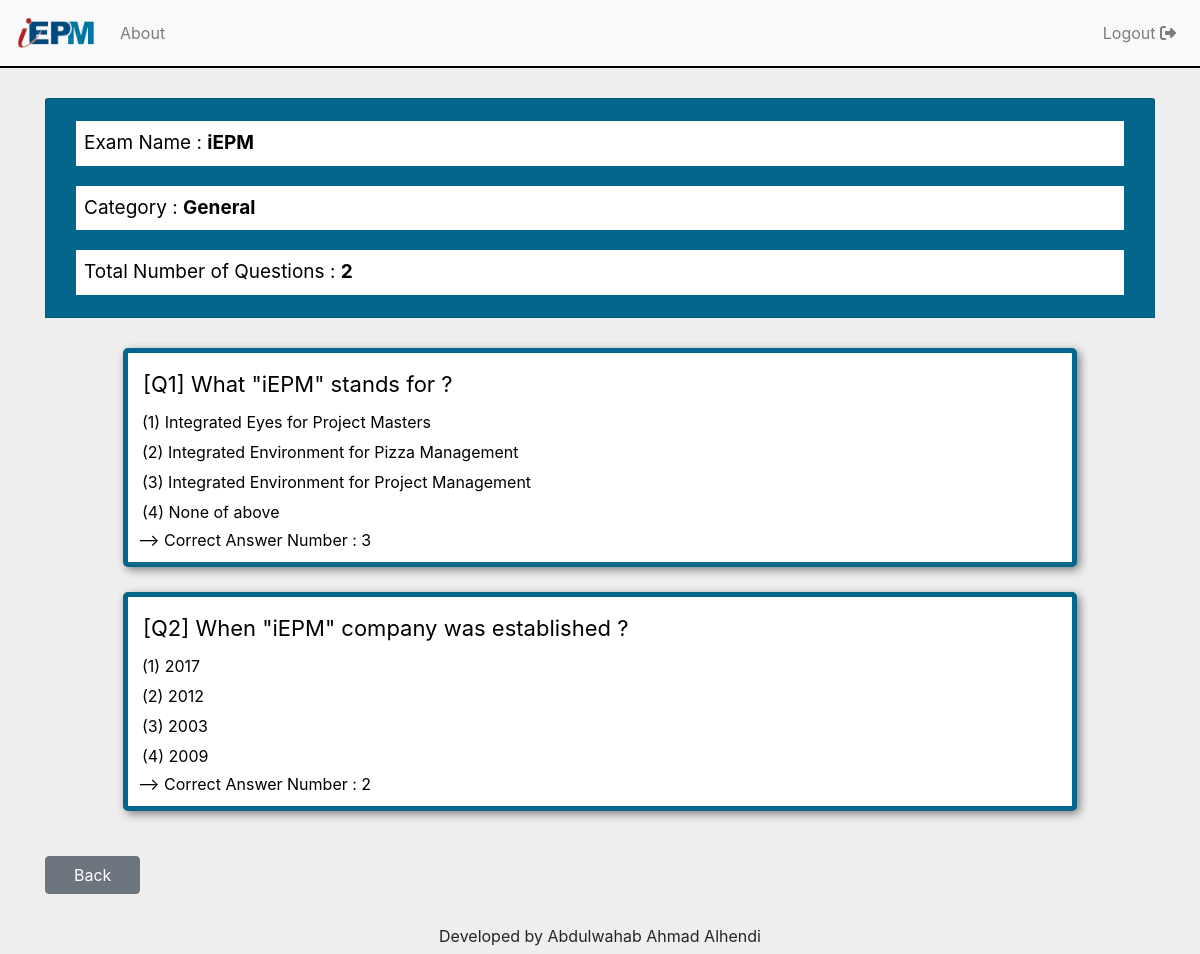
The app's page /manage_exam/179/show_exam/, older data.
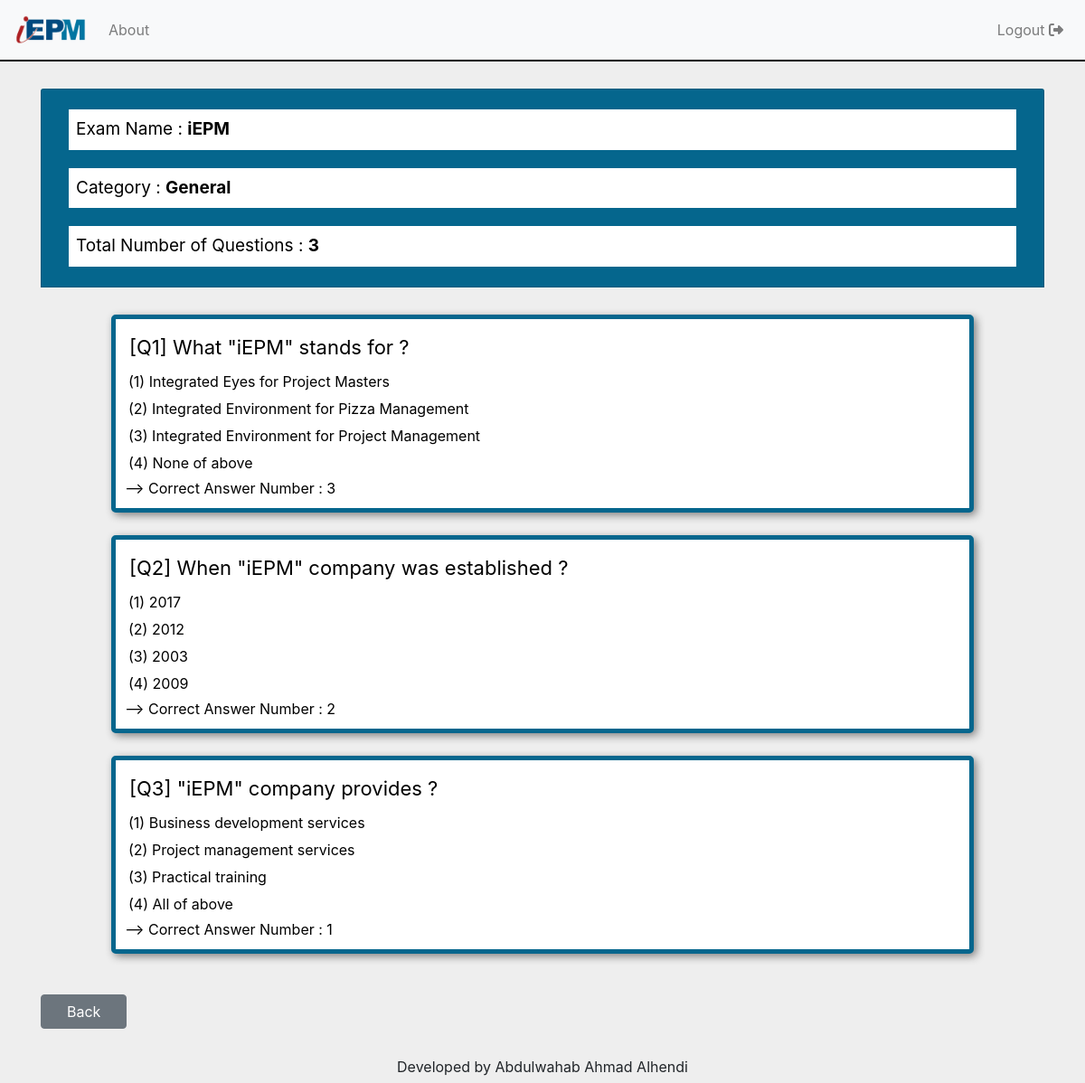
The same page, newer data.
### main_app/models.py (models this page shows, shortened)
class Exam(models.Model):
    examiner = models.ForeignKey(MyUser, on_delete=models.CASCADE, related_name='exams')
    exam_name = models.CharField(max_length=255)
    slug = models.SlugField(null=True, blank=True)
    category = models.CharField(max_length=255)
    exam_creation_date = models.DateTimeField(default=timezone.datetime.now())
    is_published = models.BooleanField(default=False)
    students = models.ManyToManyField(MyUser, related_name='+')
    num_of_questions = models.IntegerField(default=0)

class Question(models.Model):
    exam = models.ForeignKey(Exam, on_delete=models.CASCADE)
    body = models.TextField(max_length=4096)
    op1 = models.CharField(max_length=255)
    op2 = models.CharField(max_length=255)
    op3 = models.CharField(max_length=255)
    op4 = models.CharField(max_length=255)
    correct_ans = models.IntegerField()

### main_app/views.py (the view)
# urls.py: path('manage_exam/<int:exam_id>/show_exam/', users_views.show_exam, name='show_exam'),
def show_exam(request, exam_id):
    exam = Exam.objects.get(id=exam_id)
    exam_name = exam.exam_name
    exam_category = exam.category
    questions = Question.objects.filter(exam=exam)
    questions_count = len(questions)
    data = {
        'exam_id': exam_id,
        'exam_name': exam_name,
        'exam_category': exam_category,
        'questions': questions,
        'questions_count': questions_count
    }
    return render(request, 'main_app/show_exam.html', data)

### main_app/templates/main_app/show_exam.html (shortened to what this page needs)
{% extends 'base.html' %}
{% load static %}
{% load crispy_forms_tags %}
{% block custom_css %}
    <link rel="stylesheet" href="{% static 'main_app/css/show_exam.css' %}">
{% endblock %}
{% block logout_in_navbar %}
    {% include 'sign_out_button.html' %}
{% endblock %}
{% block content %}
    <div class="container ">
        <div class="row">
            <div class="col">
                <div class="card card-header" style="background-color:  #05668D;">
                        <div class="info">Exam Name : <span id="eCode">{{ exam_name }}</span></div>
                        <div class="info">Category : <span id="eName">{{ exam_category }}</span></div>
                        <div class="info">Total Number of Questions : <span id="questionsNum">{{ questions_count }}</span></div>
                    </div>
                      <div id="allQuestinos_area">
                          {% for question in questions %}
                          <div class="question">
                            <div class="question_body">
                                [Q<span>{{ forloop.counter }}</span>] <span>{{ question.body }}</span>
                            </div>
                            <div class="option">
                                (<span>1</span>) <span>{{ question.op1 }}</span>
                            </div>
                            <div class="option">
                                (<span>2</span>) <span>{{ question.op2 }}</span>
                            </div>
                            <div class="option">
                                (<span>3</span>) <span>{{ question.op3 }}</span>
                            </div>
                            <div class="option">
                                (<span>4</span>) <span>{{ question.op4 }}</span>
                            </div>
                            <div class="correct_answer">
                                --> Correct Answer Number : <span>{{ question.correct_ans }}</span>
                            </div>
                          </div>
                          {% endfor %}
                       </div>
                    <span><a href="{% url 'main:all_exams' %}"  class="btn btn-secondary" id="backBtn">&emsp;Back&emsp;</a></span>
            </div>
        </div>
    </div>
{% endblock %}

### templates/base.html (shortened to what this page needs)
<!doctype html>
{% load static %}
<html lang="en">
  <head>
    <link rel="stylesheet" href="https://stackpath.bootstrapcdn.com/bootstrap/4.3.1/css/bootstrap.min.css">
    <link href="https://gitcdn.github.io/bootstrap-toggle/2.2.2/css/bootstrap2-toggle.min.css" rel="stylesheet">
    <link href="https://stackpath.bootstrapcdn.com/font-awesome/4.7.0/css/font-awesome.min.css" rel="stylesheet">
    {% block custom_css %}
    {% endblock %}
  </head>
  <body style="background-color: #eee">
        <nav class="navbar navbar-expand-lg navbar-light bg-light" style="border-bottom: 2px solid black;">
          <a class="navbar-brand"><img src="{% static 'main_app/imgs/iEPM_logo.png' %}" height="40px"></a>
          <div class="collapse navbar-collapse" id="navbarSupportedContent">
            <ul class="navbar-nav mr-auto">
              <li class="nav-item">
                  <a class="nav-link" href="" data-toggle="modal" data-target="#exampleModalScrollable">About</a>
              </li>
            </ul>
            <ul class="navbar-nav ml-auto">
              {% block logout_in_navbar %}
              {% endblock %}
            </ul>
          </div>
        </nav>
    {% block content %}
    {% endblock %}
    <footer style="width:100%; position:fixed; left:0px; bottom:-15px; padding-bottom: 5px;">
      <div class="footer-copyright text-center py-3">Developed by Abdulwahab Ahmad Alhendi</div>
    </footer>
  </body>
</html>

### templates/sign_out_button.html
<li class="nav-item mr-auto">
    <a class="nav-link" href="{% url 'users:logout' %}">Logout <i class="fa fa-sign-out-alt"></i></a>
</li>

### main_app/static/main_app/css/show_exam.css (style rules this page uses)
.info { background-color: white; margin: 10px; padding: 8px; font-size: 19px; }
.info span { font-weight: bold; }
.card-header { margin: 30px auto; color: black; }
#allQuestinos_area { margin: 20px auto; padding: 0 25px 25px 25px; }
.question { margin: 0px auto; padding: 10px; border: 5px solid #05668D; width: 90%; border-radius: 5px; background-color: white; margin-top: 25px; color: black; box-shadow: 3px 3px 10px gray; }
.question_body { font-size: 22px; padding: 5px; }
.option { padding: 2px; margin: 2px; background: white; background-color: white; color: black; }
.btn-secondary { margin-bottom: 60px; }

Row changes from the older to the newer data that the page shows:
added Question: body "\"iEPM\" company provides ?", op1 "Business development services", op2 "Project management services", op3 "Practical training", op4 "All of above", correct_ans "1"
Text that changed along with them:
{{ questions_count }}: "2" → "3"
